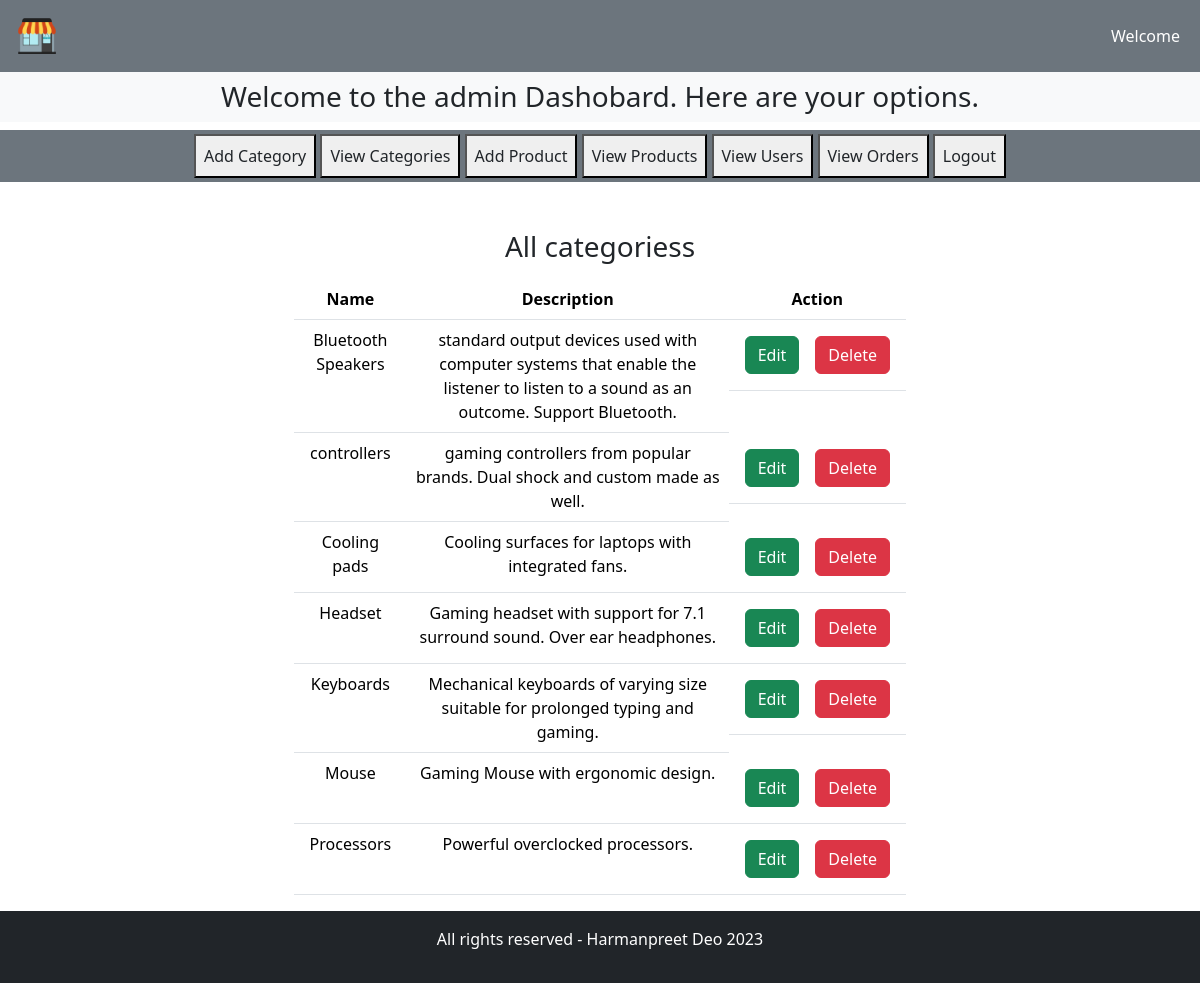
/estorephp/admin/viewCategories.php, run on the app's committed database.
### tables this page shows
CREATE TABLE `categories` (
  `categoryID` int(4) NOT NULL,
  `name` varchar(25) NOT NULL,
  `description` text NOT NULL
);

### estorephp/controllers/CategoryController.php (called while the page is built, shortened)
<?php
    class CategoryController {
        private $model;
        public function __construct($model) {
            $this->model = $model;
        }
        public function getCategories() {
            return $this->model->getCategories();
        }
    }
?>

### estorephp/models/CategoryModel.php (called while the page is built, shortened)
<?php
    class CategoryModel {
        private $db;
        public function __construct($db) {
            $this->db = $db;
        }
        public function getCategories () {
            $query = "SELECT * FROM categories ORDER BY name ASC";
            $statement = $this->db->prepare($query);
            $statement->execute();
            $categories = $statement->fetchAll();
            return $categories;
        }
    }
?>

### estorephp/admin/viewCategories.php (the view, shortened to what this page needs)
<?php
    include("../includes/connect.php");
    include("../models/CategoryModel.php");
    include("../controllers/CategoryController.php");
    $categoryModel = new CategoryModel($db);
    $categoryController = new CategoryController($categoryModel);
    $categories = $categoryController->getCategories();
?>
<!DOCTYPE html>
<html lang="en">
<head>
    <link href="https://cdn.jsdelivr.net/npm/bootstrap@5.3.2/dist/css/bootstrap.min.css" rel="stylesheet">
    <link rel="stylesheet" href="https://cdnjs.cloudflare.com/ajax/libs/font-awesome/6.5.1/css/all.min.css" />
    <link rel="stylesheet" href="../style.css">
</head>
<body>
    <?php include("nav.php") ?>
        <div class="row">
    <div class="col-lg-3"></div>
    <div class="col-lg-6">
        <div class="row text-center">
            <h3>All categoriess</h3>
            <table class="table table-hover mt-2">
                <thead>
                    <th>Name</th>
                    <th>Description</th>
                    <th>Action</th>
                </thead>
                <tbody>
                <?php
                    foreach($categories as $category) {
                        echo'
                            <tr>
                                <td>'.$category['name'].'</td>
                                <td>'.$category['description'].'</td>
                                <td class="p-2 d-flex"><form action="updateCategory.php" method="GET">
                                <input type="hidden" name="categoryID" value="'.$category['categoryID'].'">
                                <input type="hidden" name="action" value="updateCategory">
                                <input type="submit" class="btn btn-success m-2" value="Edit">
                                </form>
                                <form action="" method="GET">
                                <input type="hidden" name="categoryID" value="'.$category['categoryID'].'">
                                <input type="hidden" name="action" value="deleteCategory">
                                <input type="submit" class="btn btn-danger m-2" value="Delete">
                                </form>
                            </tr>
                        ';
                    }
                ?>
                </tbody>
        </table>
        </div>
    </div>
    <div class="col-lg-3"></div>
</div>
    <?php include("../includes/footer.php") ?>
</body>
</html>

### estorephp/style.css (style rules this page uses)
* { margin: 0; padding: 0; box-sizing: border-box; }

### data on the page
categories: name "Bluetooth Speakers", description "standard output devices used with computer systems that enable the listener to listen to a sound as an outcome. Support Bluetooth."
categories: name "controllers", description "gaming controllers from popular brands. Dual shock and custom made as well."
categories: name "Cooling pads", description "Cooling surfaces for laptops with integrated fans."
categories: name "Headset", description "Gaming headset with support for 7.1 surround sound. Over ear headphones."
categories: name "Keyboards", description "Mechanical keyboards of varying size suitable for prolonged typing and gaming."
categories: name "Mouse", description "Gaming Mouse with ergonomic design."
categories: name "Processors", description "Powerful overclocked processors."
